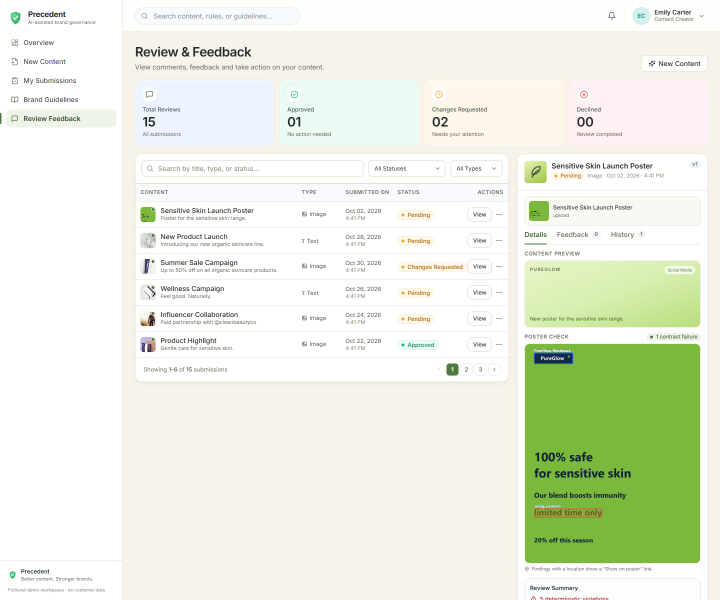
#> input picture reports/round3/creator-feedback.png, 1440 x 1200 px (shown at 1/2 size)
$ python -i colors.py   (imports and definitions only)
#> lines starting #> are read from the running program, lines starting #| are printed output that depends on the picture
"""Dominant colour extraction for posters (A1).

Deterministic: Pillow's median-cut quantiser, no clustering library, no random
seed, so the same file always yields the same palette.

Two different questions are answered here:
  - `dominant_colors`  what colours are actually in the image (a palette)
  - `background_color` what the background is, estimated from the border ring,
    which is what the brand-colour rule (COLOR-001 / BR-01) cares about
"""
from __future__ import annotations

import os
from typing import Any

try:
    from PIL import Image
except Exception:  # pragma: no cover
    Image = None  # type: ignore[assignment]


def _hex(rgb: tuple[int, int, int]) -> str:
    return "#{:02X}{:02X}{:02X}".format(*(max(0, min(255, int(c))) for c in rgb))


def _kmeans_palette(pixels: list[tuple[int, int, int]], k: int) -> list[dict[str, Any]] | None:
    """KMeans palette (blueprint 7.1 step 4). Deterministic seed, no RNG drift.

    Identical/near-identical centroids are merged so a flat poster reports one
    colour with ratio 1.0 instead of k equal slices. Returns None when sklearn
    is unavailable, which lets the caller fall back to median-cut.
    """
    if not pixels:
        return None
    try:
        import numpy as np
        from sklearn.cluster import KMeans
    except Exception:
        return None
    try:
        arr = np.asarray(pixels, dtype=np.float64)
        unique = np.unique(arr, axis=0)
        n_clusters = int(min(max(1, k), len(unique)))
        model = KMeans(n_clusters=n_clusters, random_state=0, n_init=3)
        labels = model.fit_predict(arr)
        centres = model.cluster_centers_
        counts = np.bincount(labels, minlength=n_clusters)

        merged: list[list[float]] = []  # [r, g, b, count]
        for centre, count in zip(centres, counts):
            r, g, b = (float(centre[0]), float(centre[1]), float(centre[2]))
            placed = False
            for bucket in merged:
                if abs(bucket[0] - r) <= 6 and abs(bucket[1] - g) <= 6 and abs(bucket[2] - b) <= 6:
                    total = bucket[3] + count
                    bucket[0] = (bucket[0] * bucket[3] + r * count) / total
                    bucket[1] = (bucket[1] * bucket[3] + g * count) / total
                    bucket[2] = (bucket[2] * bucket[3] + b * count) / total
                    bucket[3] = total
                    placed = True
                    break
            if not placed:
                merged.append([r, g, b, float(count)])

        total = float(sum(m[3] for m in merged)) or 1.0
        merged.sort(key=lambda m: -m[3])
        return [
            {"hex": _hex((m[0], m[1], m[2])), "ratio": round(m[3] / total, 4)}
            for m in merged[:k]
        ]
    except Exception:
        return None


def dominant_colors(image_path: str, k: int = 6) -> list[dict[str, Any]]:
    """Return [{"hex","ratio"}] sorted by coverage, largest first.

    Primary path: KMeans over the resized pixel grid (deterministic seed).
    Fallback: Pillow median-cut quantisation, used when scikit-learn is not
    installed — the same file still yields a stable palette either way.

    Returns [] when the image cannot be opened — callers must treat that as
    `unknown`, never as "no colours found".
    """
#> called with k = 6
    if Image is None or not image_path or not os.path.exists(image_path):
        return []
    pixels: list[tuple[int, int, int]] = []
    try:
        with Image.open(image_path) as img:
#> img is the input picture: PIL image 1440x1200 RGB; mean R, G, B 234.8, 239.6, 223.7
            small = img.convert("RGB").resize((96, 96), Image.LANCZOS)
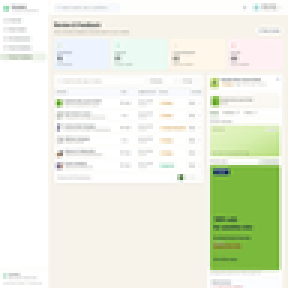
#> small: PIL image 96x96 RGB (shown 3 times larger); mean R, G, B 234.6, 239.5, 223.6
            pixels = list(small.getdata())
#> pixels = 9216 items, first 6: (255, 255, 255), (255, 255, 255), (255, 255, 255), (255, 255, 255), (255, 255, 255), (255, 255, 255)
    except Exception:
        return []

    kmeans = _kmeans_palette(pixels, max(2, min(k, 16)))
#> in _kmeans_palette, `unique = np.unique(arr, axis=0)`: unique = 1689 rows, first 8: [12, 33, 91], [31, 66, 89], [42, 58, 112], [60, 78, 121], [60, 78, 122], [71, 112, 58], [73, 115, 58], [73, 116, 58]
#> in _kmeans_palette, `n_clusters = int(min(max(1, k), len(unique)))`: n_clusters = 6
#> in _kmeans_palette, `labels = model.fit_predict(arr)`: labels = 9216 values, max 5 at index 786, min 0 at index 0, mean 1.74
#> in _kmeans_palette, `centres = model.cluster_centers_`: centres = [[253.1, 253.4, 253.5], [124.1, 184.7, 61.13], [205.6, 225.6, 173.6], [246.2, 243.3, 235.6], [223.5, 224.6, 219.1], [97.18, 134.3, 77.61]]
#> in _kmeans_palette, `counts = np.bincount(labels, minlength=n_clusters)`: counts = [3533, 734, 334, 3941, 574, 100]
#> the loop in _kmeans_palette, `for centre, count in zip(centres, counts):` made 6 passes
#> (count, r, g, b) on passes 1 to 6: (3533, 253.1, 253.4, 253.5), (734, 124.1, 184.7, 61.13), (334, 205.6, 225.6, 173.6), (3941, 246.2, 243.3, 235.6), (574, 223.5, 224.6, 219.1), (100, 97.18, 134.3, 77.61)
#> after the loop in _kmeans_palette, `for centre, count in zip(centres, counts):`: bucket = [223.5, 224.6, 219.1, 574]; merged = [[253.1, 253.4, 253.5, 3533], [124.1, 184.7, 61.13, 734], [205.6, 225.6, 173.6, 334], [246.2, 243.3, 235.6, 3941], [223.5, 224.6, 219.1, 574], [97.18, 134.3, 77.61, 100]]
#> in _kmeans_palette, `total = float(sum(m[3] for m in merged)) or 1.0`: total = 9216
#> kmeans = 6 items
    if kmeans:
        return kmeans

    try:
        with Image.open(image_path) as img:
            small = img.convert("RGB").resize((160, 160), Image.LANCZOS)
            # Median-cut quantisation: deterministic, no RNG.
            quant = small.quantize(colors=max(2, min(k, 16)), method=Image.MEDIANCUT)
            palette = quant.getpalette() or []
            counts = sorted(quant.getcolors(160 * 160) or [], reverse=True)
    except Exception:
        return []

    total = sum(c for c, _ in counts) or 1
    out: list[dict[str, Any]] = []
    for count, idx in counts[:k]:
        r = palette[idx * 3] if idx * 3 < len(palette) else 0
        g = palette[idx * 3 + 1] if idx * 3 + 1 < len(palette) else 0
        b = palette[idx * 3 + 2] if idx * 3 + 2 < len(palette) else 0
        out.append({"hex": _hex((r, g, b)), "ratio": round(count / total, 4)})
    return out


# [91 lines left out: functions background_color, colour_distance, extract_palette, not called in this run]

>>> result = dominant_colors('../../../../reports/round3/creator-feedback.png')
#> result = 6 items

$ run again, on reports/round3/creator-new.png
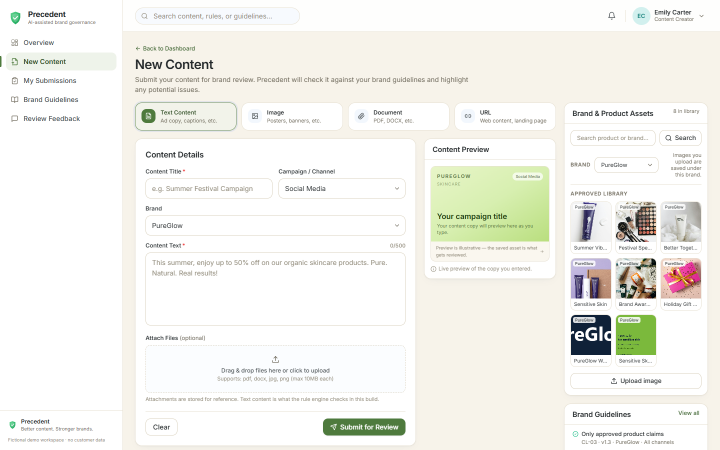
#> input picture reports/round3/creator-new.png, 1440 x 900 px (shown at 1/2 size)
#> in dominant_colors, img is the input picture: PIL image 1440x900 RGB; mean R, G, B 243.1, 242.9, 237.6
#> in dominant_colors, `small = img.convert("RGB").resize((96, 96), Image.LANCZOS)`:
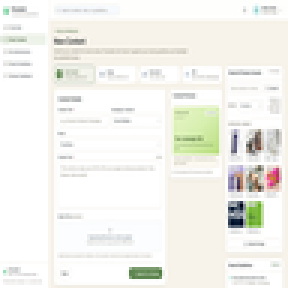
#> small: PIL image 96x96 RGB (shown 3 times larger); mean R, G, B 242.9, 242.6, 237.3
#> pixels = 9216 items, first 6: (255, 255, 255), (253, 255, 254), (253, 254, 254), (255, 254, 255), (253, 253, 253), (253, 253, 254)
#> unique = 1678 rows, first 8: [0, 0, 23], [0, 5, 31], [0, 12, 37], [0, 12, 38], [0, 16, 41], [4, 23, 47], [5, 24, 48], [6, 24, 48]
#> n_clusters = 6
#> labels = 9216 values, max 5 at index 181, min 0 at index 193, mean 2.88
#> centres = [[222, 223.8, 213], [196.8, 207.9, 175.9], [253.8, 253.8, 253.5], [89.87, 106.4, 78.49], [154.3, 151, 130.3], [245.1, 242.3, 235]]
#> counts = [648, 351, 4852, 109, 152, 3104]
#> the loop in _kmeans_palette, `for centre, count in zip(centres, counts):` made 6 passes
#> (count, r, g, b) on passes 1 to 6: (648, 222, 223.8, 213), (351, 196.8, 207.9, 175.9), (4852, 253.8, 253.8, 253.5), (109, 89.87, 106.4, 78.49), (152, 154.3, 151, 130.3), (3104, 245.1, 242.3, 235)
#> after the loop in _kmeans_palette, `for centre, count in zip(centres, counts):`: bucket = [154.3, 151, 130.3, 152]; merged = [[222, 223.8, 213, 648], [196.8, 207.9, 175.9, 351], [253.8, 253.8, 253.5, 4852], [89.87, 106.4, 78.49, 109], [154.3, 151, 130.3, 152], [245.1, 242.3, 235, 3104]]
#> total = 9216
#> kmeans = 6 items

$ run again, on reports/round3/creator-submissions.png
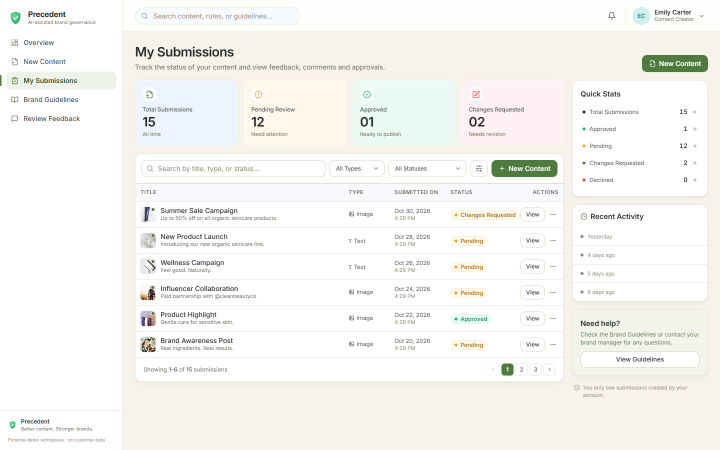
#> input picture reports/round3/creator-submissions.png, 1440 x 900 px (shown at 1/2 size)
#> in dominant_colors, img is the input picture: PIL image 1440x900 RGB; mean R, G, B 246, 245.4, 241.7
#> in dominant_colors, `small = img.convert("RGB").resize((96, 96), Image.LANCZOS)`:
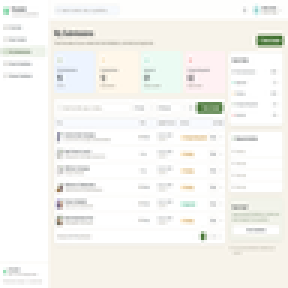
#> small: PIL image 96x96 RGB (shown 3 times larger); mean R, G, B 245.8, 245.2, 241.4
#> pixels = 9216 items, first 6: (255, 255, 255), (253, 255, 254), (253, 254, 254), (255, 254, 255), (253, 253, 253), (253, 253, 254)
#> unique = 1421 rows, first 8: [61, 110, 43], [63, 112, 46], [64, 112, 46], [65, 113, 48], [67, 114, 50], [68, 114, 50], [68, 115, 50], [68, 115, 51]
#> n_clusters = 6
#> labels = 9216 values, max 5 at index 280, min 0 at index 0, mean 1.71
#> centres = [[253.4, 253.5, 253.4], [227, 227.4, 223.8], [97.98, 133.8, 82.3], [205.5, 206.8, 200.1], [245.9, 243.1, 235.6], [167.8, 174.2, 163.2]]
#> counts = [4786, 537, 57, 277, 3473, 86]
#> the loop in _kmeans_palette, `for centre, count in zip(centres, counts):` made 6 passes
#> (count, r, g, b) on passes 1 to 6: (4786, 253.4, 253.5, 253.4), (537, 227, 227.4, 223.8), (57, 97.98, 133.8, 82.3), (277, 205.5, 206.8, 200.1), (3473, 245.9, 243.1, 235.6), (86, 167.8, 174.2, 163.2)
#> after the loop in _kmeans_palette, `for centre, count in zip(centres, counts):`: bucket = [245.9, 243.1, 235.6, 3473]; merged = [[253.4, 253.5, 253.4, 4786], [227, 227.4, 223.8, 537], [97.98, 133.8, 82.3, 57], [205.5, 206.8, 200.1, 277], [245.9, 243.1, 235.6, 3473], [167.8, 174.2, 163.2, 86]]
#> total = 9216
#> kmeans = 6 items

$ run again, on reports/round3/manager-overview.png
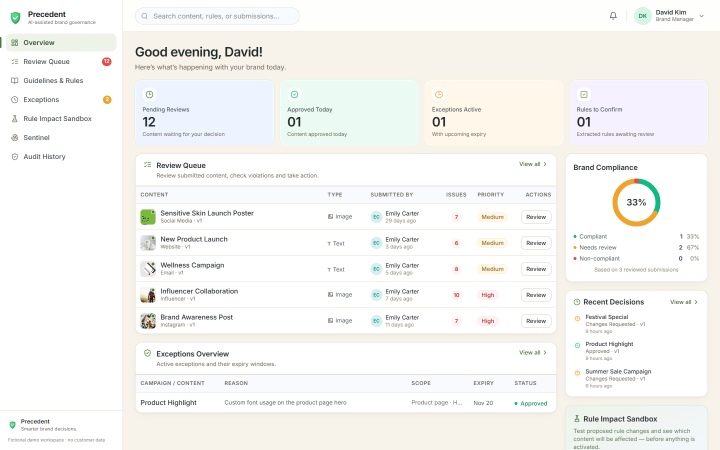
#> input picture reports/round3/manager-overview.png, 1440 x 900 px (shown at 1/2 size)
#> in dominant_colors, img is the input picture: PIL image 1440x900 RGB; mean R, G, B 246.1, 245.8, 243.3
#> in dominant_colors, `small = img.convert("RGB").resize((96, 96), Image.LANCZOS)`:
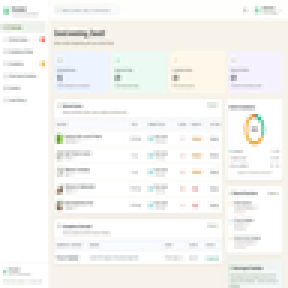
#> small: PIL image 96x96 RGB (shown 3 times larger); mean R, G, B 245.8, 245.6, 243
#> pixels = 9216 items, first 6: (255, 255, 255), (253, 255, 254), (253, 254, 254), (255, 254, 255), (253, 253, 253), (253, 253, 254)
#> unique = 1589 rows, first 8: [43, 194, 143], [87, 172, 141], [94, 158, 37], [94, 207, 169], [104, 174, 33], [106, 210, 173], [108, 212, 177], [115, 214, 181]
#> n_clusters = 6
#> labels = 9216 values, max 5 at index 193, min 0 at index 0, mean 1.53
#> centres = [[254.2, 254.2, 253.9], [199.5, 200.8, 196.1], [245.7, 242.2, 234], [163.1, 167.9, 142.1], [242.7, 246.2, 248.5], [222.2, 224.3, 220.5]]
#> counts = [4315, 274, 2547, 79, 1469, 532]
#> the loop in _kmeans_palette, `for centre, count in zip(centres, counts):` made 6 passes
#> (count, r, g, b) on passes 1 to 6: (4315, 254.2, 254.2, 253.9), (274, 199.5, 200.8, 196.1), (2547, 245.7, 242.2, 234), (79, 163.1, 167.9, 142.1), (1469, 242.7, 246.2, 248.5), (532, 222.2, 224.3, 220.5)
#> after the loop in _kmeans_palette, `for centre, count in zip(centres, counts):`: bucket = [242.7, 246.2, 248.5, 1469]; merged = [[254.2, 254.2, 253.9, 4315], [199.5, 200.8, 196.1, 274], [245.7, 242.2, 234, 2547], [163.1, 167.9, 142.1, 79], [242.7, 246.2, 248.5, 1469], [222.2, 224.3, 220.5, 532]]
#> total = 9216
#> kmeans = 6 items
